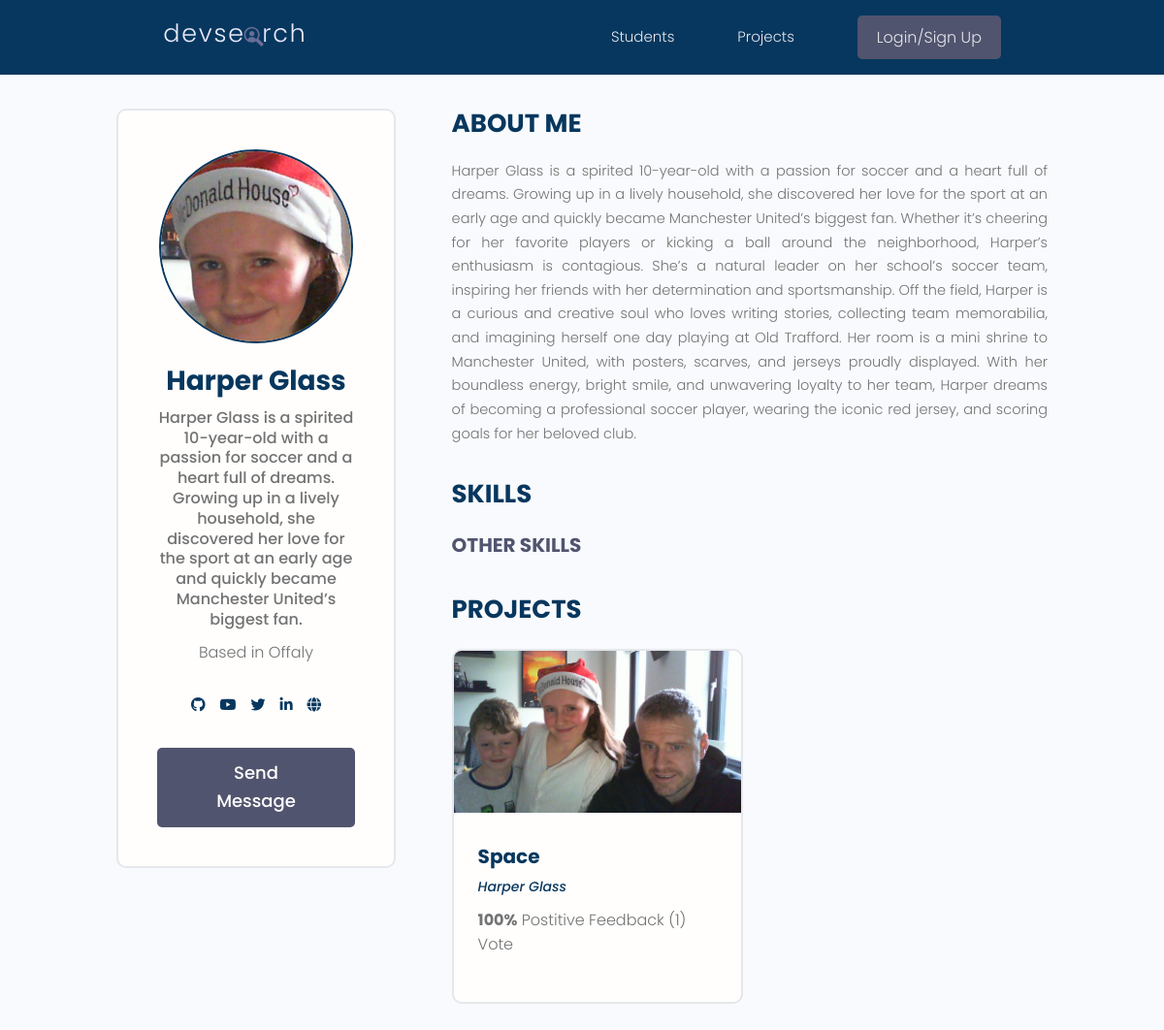
The app's page /profile/54e5f921-6335-4b4c-8d93-f11582a700be with its own data.
### users/models.py (models this page shows, shortened)
class Profile(models.Model):
    user = models.OneToOneField(User, on_delete=models.CASCADE, null=True,blank=True) # One User has One Profile
    username = models.CharField(max_length=200 , null=True,blank=True)
    location = models.CharField(max_length=200 , null=True,blank=True)
    name = models.CharField(max_length=200 , null=True,blank=True)
    email = models.EmailField(max_length=200 , null=True,blank=True)
    short_intro = models.TextField(null=True,blank=True)
    bio  = models.TextField(null=True,blank=True)
    profile_image = models.ImageField(null=True,blank=True, upload_to='profiles/',
                                      default="https://res.cloudinary.com/dw32qih2n/image/upload/v1733050419/user_default_jgcypw.png"
                                      )
    social_github = models.CharField(max_length=200,null=True,blank=True)
    social_x = models.CharField(max_length=200 , null=True,blank=True)
    social_linkdin = models.CharField(max_length=200 , null=True,blank=True)
    social_youtube = models.CharField(max_length=200 , null=True,blank=True)
    social_website = models.CharField(max_length=200 , null=True,blank=True)
    created = models.DateTimeField(auto_now_add=True)
    id = models.UUIDField(default=uuid.uuid4, unique=True, primary_key=True,editable=False)
    class Meta:
        ordering = ['name'] # "-" orders by descending
    @property
    def imageURL(self):
        BASE_DIR = Path(__file__).resolve().parent.parent
        os.path.join(BASE_DIR, 'templates')
        try:
            url = self.profile_image.url
        except:
            url= "https://res.cloudinary.com/dw32qih2n/image/upload/v1733050419/user_default_jgcypw.png"
        return url

### projects/models.py (models this page shows, shortened)
class Project(models.Model):
    owner = models.ForeignKey(
        Profile,null= True,blank=True,on_delete=models.CASCADE
        )
    title = models.CharField(max_length=200)
    description =  models.TextField(null=True, blank=True) ##blank tells django wether to Allow blank on the formas for this filed
    featured_image =  models.ImageField(null=True, blank=True,
                                        default="https://res.cloudinary.com/dw32qih2n/image/upload/v1733065323/default_da6aid.jpg"
                                        )
    demo_link = models.CharField(max_length=2000,null=True,blank=True)
    source_link = models.CharField(max_length=2000,null=True,blank=True)
    tags = models.ManyToManyField(Tag,blank=True)  ##'' around the tag referenece is required because the Tag model is below in The .py file
    vote_total = models.IntegerField(default=0,null=True,blank=True)
    vote_ratio = models.IntegerField(default=0,null=True,blank=True)
    created = models.DateTimeField(auto_now_add=True)
    id = models.UUIDField(default=uuid.uuid4, unique=True, primary_key=True,editable=False)
    class Meta:
        ordering = ['-vote_ratio','-vote_total','created']
    @property
    def imageURL(self):
        try:
            url = self.featured_image.url
        except:
            url = ''
        return url

### users/views.py (the view)
# urls.py: path('profile/<str:pk>', views.userProfile, name="user-profile"),
def userProfile(request,pk):
    profile  = Profile.objects.get(id=pk)
    topSkills  = profile.skill_set.exclude(description__exact = "") # Exclude Empty description
    otherSkills  = profile.skill_set.filter(description = "")
    context = {'profile' : profile , 'topSkills' : topSkills , 'otherSkills' : otherSkills}
    return render(request, 'users/user-profile.html', context)

### users/templates/users/user-profile.html (shortened to what this page needs)
{% extends 'main.html' %}
{% block content %}
  <main class="profile my-md">
    <div class="container">
      <div class="layout">
        <div class="column column--1of3">
          <div class="card text-center">
            <div class="card__body dev">
              <img class="avatar avatar--xl" src="{{profile.imageURL}}"/>
              <h2 class="dev__name"> {{ profile.name }}</h2>
              <p class="dev__title"> {{ profile.short_intro }}</p>
              <p class="dev__location">Based in {{ profile.location }}</p>
              <ul class="dev__social">
                {% if profile.social_github %}
                <li>
                  <a title="Github" href="https://{{ profile.social_github }}" target="_blank"><i class="fab fa-github"></i></a>
                </li>
                {% endif %}
                {% if profile.social_youtube %}
                <li>
                  <a title="YouTube" href="https://{{ profile.social_youtube }}" target="_blank"><i class="fab fa-youtube"></i></a>
                </li>
                {% endif %}
                {% if profile.social_x %}
                <li>
                  <a title="Twitter" href="https://{{ profile.social_x }}" target="_blank"><i class="fab fa-twitter"></i></a>
                </li>
                {% endif %}
                {% if profile.social_linkdin %}
                <li>
                  <a title="LinkedIn" href="https://{{ profile.social_linkdin }}" target="_blank"><i class="fab fa-linkedin-in"></i></a>
                </li>
                {% endif %}
                {% if profile.social_website %}
                <li>
                  <a title="Personal Website" href="https://{{ profile.social_website }}" target="_blank"><i class="fas fa-globe"></i></i></a>
                </li>
                {% endif %}
              </ul>
              {% if request.user.profile.id != profile.id %}
              <a href="{% url 'create-message' profile.id %}" class="btn btn--sub btn--lg">Send Message </a>
              {% endif %}
            </div>
          </div>
        </div>
        <div class="column column--2of3">
          <div class="devInfo">
            <h3 class="devInfo__title">About Me</h3>
            <p class="devInfo__about">
              {{profile.bio}}
            </p>
          </div>
          <div class="devInfo">
            <h3 class="devInfo__title">Skills</h3>
            <div class="devInfo__skills">
              <h3 class="devInfo__subtitle">Other Skills</h3>
            </div>
          </div>
          <div class="devInfo">
            <h3 class="devInfo__title">Projects</h3>
            <div class="grid grid--two">
            {% for project in profile.project_set.all %}
              <div class="column">
                <div class="card project">
                  <a href="{% url 'project' project.id %}" class="project">
                    <img class="project__thumbnail"  src=" {{ project.imageURL }}" alt="project thumbnail" />
                    <div class="card__body">
                      <h3 class="project__title">{{project.title}}</h3>
                      <p><a class="project__author" href="{% url 'user-profile' project.owner.id %}">{{project.owner.name}}</a></p>
                      <p class="project--rating">
                        <span style="font-weight: bold;">{{project.vote_ratio}}%</span> Postitive
                        Feedback ({{project.vote_total}}) Vote{{project.vote_total|pluralize:"s"}}
                      </p>
                    </div>
                  </a>
                </div>
              </div>
            {% endfor %}
            </div>
          </div>
        </div>
      </div>
    </div>
  </main>
{% endblock content %}

### templates/main.html (shortened to what this page needs)
<!DOCTYPE html>
{% load static %}
<html lang="en">
<head>
    <link rel="stylesheet" href="https://cdnjs.cloudflare.com/ajax/libs/font-awesome/5.15.4/css/all.min.css">
    <link rel="stylesheet" href="{% static 'uikit/styles/uikit.css' %}" />
    <link rel="stylesheet" href="{% static 'styles/app.css'  %}" />
</head>
<body>
    {% include 'navbar.html' %}
    {% block content %}
    {% endblock content %}
</body>
</html>

### templates/navbar.html (shortened to what this page needs)
{% load static %}
 <header class="header">
    <div class="container container--narrow">
      <a href=" {% url 'profiles' %}" class="header__logo">
        <img src="{% static 'images/logo.svg' %}" alt="DevSearch Logo" />
      </a>
      <nav class="header__nav">
        <ul class="header__menu">
          <li class="header__menuItem"><a href="{% url 'profiles' %}">Students</a></li>
          <li class="header__menuItem"><a href="{% url 'projects' %}">Projects</a></li>
          {% if request.user.is_authenticated %}
          <li class="header__menuItem"><a href="{% url 'account' %}">Account</a></li>
          <li class="header__menuItem"><a href="{% url 'inbox' %}">Inbox</a></li>
          <li class="header__menuItem"><a href="{% url 'logout' %}" class="btn btn--sub">Logout</a></li>
          {% else %}
          <li class="header__menuItem"><a href="{% url 'login' %}" class="btn btn--sub">Login/Sign Up</a></li>
          {% endif %}
        </ul>
      </nav>
    </div>
  </header>

### static/styles/app.css (style rules this page uses)
:root { --color-sub: var(--color-main); }
.btn--sub { background-color: var(--color-sub-light); }
.card { border: 2px solid var(--color-light); }
img { width: 100%; }
.header { position: sticky; z-index: 111; background-color: var(--color-sub); padding: 1.5rem 0; }
.header > .container { display: flex; justify-content: space-between; align-items: center; }
.header__logo > img { height: 3.8rem; }
.header__nav > ul { display: inline-flex; align-items: center; list-style: none; gap: 6.5rem; }
.header__menuItem > a { color: var(--color-light); font-weight: 300; }
.profile .card > .dev { padding: 4rem; }
.dev__name { color: var(--color-sub); font-size: 2.8rem; font-weight: 700; margin-top: 1rem; margin-bottom: 0.5rem; }
.dev__title { font-size: 1.6rem; font-weight: 500; line-height: 1.3; }
.dev__location { margin-top: 1rem; }
.dev__social { margin: 3rem 0; list-style: none; display: flex; justify-content: center; gap: 1.5rem; }
.devInfo { margin-bottom: 3rem; }
.devInfo__title, .devInfo__subtitle { font-size: 2.6rem; color: var(--color-sub); text-transform: uppercase; font-weight: 700; margin-bottom: 1.5rem; }
.devInfo__subtitle { font-size: 2rem; color: var(--color-sub-light); }
.devInfo__about, .devSkill__info { font-size: 1.45rem; line-height: 1.7; text-align: justify; }
.project__author { font-size: 1.4rem; font-style: italic; }
.project--rating { margin-bottom: 1.6em; margin-top: .5em; }
.project__thumbnail { width: 100%; height: 100%; --height: 25rem; object-fit: cover; object-position: top center; }
.project__title { font-size: 2rem; font-weight: 700; color: var(--color-sub); }

### static/uikit/styles/modules/_variables.css (style rules this page uses)
:root { --color-main: #07375e; --color-main-light: #e6faff; --color-sub: #3f4156; --color-sub-light: #51546e; --color-sub-lighter: rgb(215, 207, 218); --color-text: #737373; --color-gray: #8b8b8b; --color-light: #e5e7eb; --color-light-gray: #767676; --color-bg: #f8fafd; --color-white: #fffefd; --color-white-light: #f3f3f3; --color-success: #359e64; --color-success-bg: #def8e8; --color-error: #fc4b0b; --color-error-bg: #fff2ee; --font-base: 'Poppins', arial, helvetica, 'Segoe UI', roboto, ubuntu, sans-serif; --font-monospace: 'Fira Code', 'Courier New', courier, monospace; --font-regular: 300; --font-medium: 500; --font-bold: 700; --generic-shadow: 1px 1px 5px #00000010; --generic-transition: all 0.3s ease-in-out; }

### static/uikit/styles/modules/_base.css (style rules this page uses)
* { margin: 0; padding: 0; box-sizing: border-box; text-rendering: optimizeLegibility; color: inherit; font-size: inherit; }
html { font-size: 50%; }
@media only screen and (min-width: 480px) { html { font-size: 56.25%; } }
@media only screen and (min-width: 1200px) { html { font-size: 62.5%; } }
body { line-height: 1.6; font-weight: 400; font-size: 1.5rem; color: var(--color-text); background-color: var(--color-bg); min-height: 100vh; }

### static/uikit/styles/modules/_typography.css (style rules this page uses)
* { font-family: var(--font-base); }
h2 { font-size: 3.6rem; font-weight: var(--font-bold); }
h3 { font-size: 3.2rem; font-weight: var(--font-medium); }
p, span, strong { font-size: 1.6rem; color: var(--color-text); font-weight: var(--font-regular); }
a { padding-bottom: 2px; text-decoration: none; display: inline-block; color: var(--color-main); font-weight: var(--font-medium); }

### static/uikit/styles/modules/_utilities.css (style rules this page uses)
.container { width: 92%; max-width: 165rem; margin: 0 auto; box-sizing: border-box; }
.container--narrow { width: 92%; max-width: 120rem; }
@media screen and (min-width: 1000px) { .container { width: 90%; } }
@media screen and (min-width: 1000px) { .container--narrow { width: 85%; } }
@media screen and (min-width: 1200px) { .container { width: 80%; } }
@media screen and (min-width: 1200px) { .container--narrow { width: 72%; } }
.text-center { text-align: center; }
.my-md { margin: 3rem auto; }

### static/uikit/styles/modules/_avatar.css (style rules this page uses)
.avatar { border-radius: 50%; border: 2px solid var(--color-main); object-fit: cover; }
.avatar--xl { height: 20rem; width: 20rem; }

### static/uikit/styles/modules/_button.css (style rules this page uses)
.btn { display: inline-block; position: relative; cursor: pointer; background-color: var(--color-light); font-weight: var(--font-medium); color: var(--color-sub); text-decoration: none; padding: 1rem 2rem; border-radius: 0.5rem; border: none; width: -webkit-fit-content; width: -moz-fit-content; width: fit-content; height: -webkit-fit-content; height: -moz-fit-content; height: fit-content; font-size: 1.6rem; outline-width: 0; outline-color: transparent; -webkit-backface-visibility: hidden; backface-visibility: hidden; transition: all 0.3s ease-in-out; }
.btn--sub { background-color: var(--color-sub); color: var(--color-white); }
.btn--lg { font-size: 1.8rem; padding: 1.2rem 4.5rem; }

### records on screen
Profile: imageURL (picture), name "Harper Glass", short_intro "Harper Glass is a spirited 10-year-old with a passion for soccer and a heart full of dreams. Growing up in a lively household, she discovered her love for the sport at an early age and quickly became Manchester United’s biggest fan.", location "Offaly", bio "Harper Glass is a spirited 10-year-old with a passion for soccer and a heart full of dreams. Growing up in a lively household, she discovered her love for the sport at an early age and quickly became Manchester United’s biggest fan. Whether it’s cheering for her favorite players or kicking a ball around the neighborhood, Harper’s enthusiasm is contagious. She’s a natural leader on her school’s soccer team, inspiring her friends with her determination and sportsmanship. Off the field, Harper is a curious and creative soul who loves writing stories, collecting team memorabilia, and imagining herself one day playing at Old Trafford. Her room is a mini shrine to Manchester United, with posters,…"
Project: imageURL (picture), title "Space", owner.name "Harper Glass", vote_ratio "100", vote_total "1"
